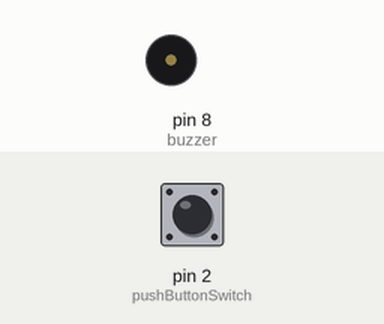
Bench run of a sketch on a simulated Arduino Uno, built with avr-gcc and run on an emulated ATmega328P. Parts: buzzer (waves = sounding). The test bench sets the inputs (shaded band); at power-on: pin 2 (pushButtonSwitch) HIGH.

Above: at 1.2 s.
1.3 s: pin 2 (pushButtonSwitch) pulled LOW for 0.15 s
At 1.5 s:
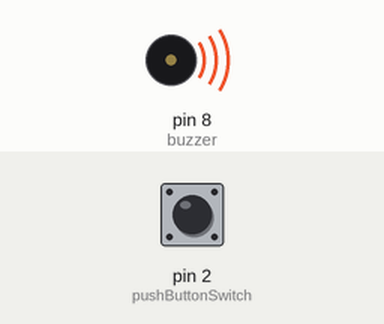
4.3 s: pin 2 (pushButtonSwitch) pulled LOW for 3.2 s
9.0 s: pin 2 (pushButtonSwitch) pulled LOW for 1 s
Timing chart, 0 to 14.7 s (numbered marks = the images above; inputs shaded):
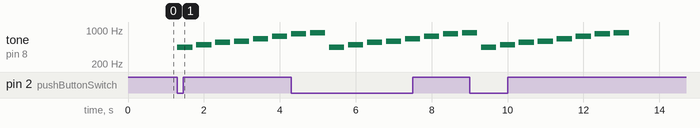

Measured:
- after the input at 1.3 s, tone on pin 8 (buzzer): plays 440 Hz for 0.40 s, 494 Hz for 0.40 s, 554 Hz for 0.40 s, 587 Hz for 0.40 s, 659 Hz for 0.40 s, 740 Hz for 0.40 s, starting at once

The sketch:

Ch_8_8_musical_scale_if_switch_pushed.ino
```cpp
/*
     basic_musical_scale_if_switch_pushed

     copy and paste this program into the Arduino IDE
     name this program basic_musical_scale_if_switch_pushed

     will play the musical scale on buzzer if momentary contact switch pushed
 */
//  ------------------------------------------------------------------------------------
// space for declaring global variables

//  -----------------------------------------------------------------------------------
void setup() {
// space to insert statements in the setup() function
}

//  ------------------------------------------------------------------------------------
void loop() {
if(switchStatus() == true)	playScale();
}

//  ------------------------------------------------------------------------------------
void playScale() {
  static const int Do = 440;
  static const int Re = 494;
  static const int Mi = 554;
  static const int Fa = 587;
  static const int Sol = 659;
  static const int La = 740;
  static const int Ti = 831;
  static const int Do2 = 880;

  static const int buzzer = 8;		        // the buzzer is on pin 8

  pinMode(buzzer, OUTPUT);

   static const int toneArray[] = {Do, Re, Mi, Fa, Sol, La, Ti, Do2};	// moved this into playScale function

  for(int i = 0 ; i < 8 ; i++) {
	tone(buzzer, toneArray[i]);		// send the frequency toneArray[i] to the pin “buzzer”
       	delay(400);
        noTone(buzzer);
        delay(100);
 }

}

// ---------------------------------------------------------------------------
boolean switchStatus() {
  static const int pushButtonSwitch = 2;	                // switch is on pin D2, declare as constant, hide from other functions
  pinMode(pushButtonSwitch, INPUT_PULLUP);		        // D2 INPUT mode and attach a PULLUP resistor

  if(digitalRead(pushButtonSwitch) == HIGH) return false;	// if 5v (HIGH) switch is NOT pushed
  else return true;						// if 0v (LOW) switch IS pushed
}
```
